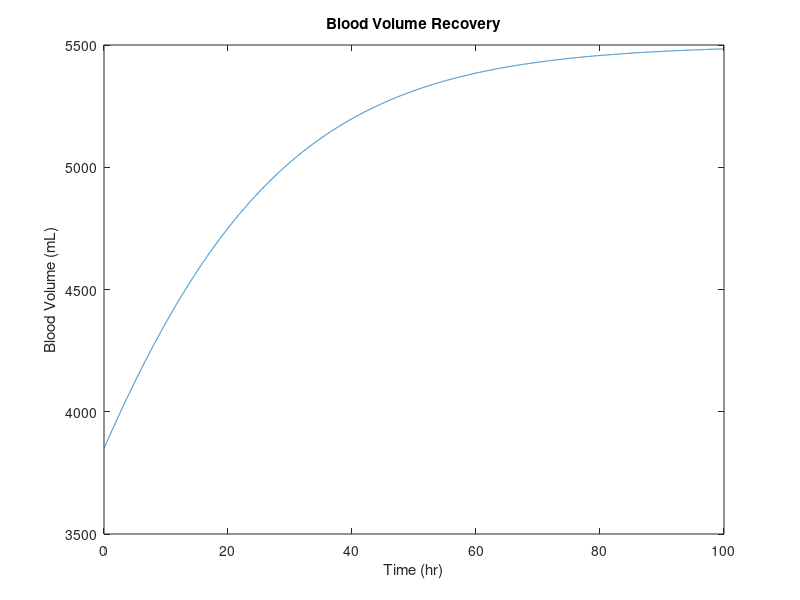
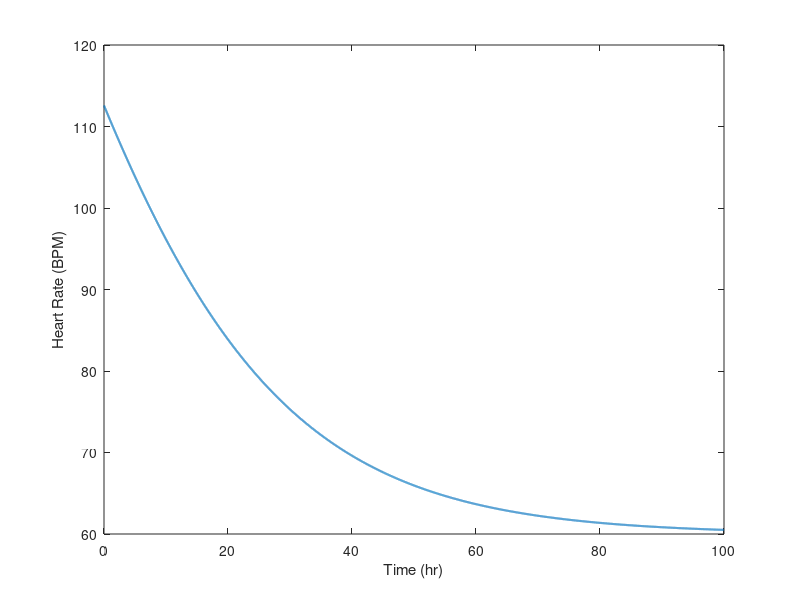

Reproduce these figures in MATLAB, in order.
function dynamicModel
    t = 0:0.01:100;
    volume = bloodVolumeRecovery(0,t,1650);
    plot(t,volume)
    xlabel('Time (hr)');
    ylabel('Blood Volume (mL)');
    title('Blood Volume Recovery');
    saveas(gcf, 'Blood Volume Recovery.png');
    HR = heartRate(volume,60);
    figure;
    plot(t,HR,'LineWidth',1.5)
    xlabel('Time (hr)');
    ylabel('Heart Rate (BPM)');
%     title('Heart Rate Recovery');
    saveas(gcf, 'Heart Rate Recovery.png');
  
    %disp(mean(Q_left_heart(2500:end)))

   
end

function volume = bloodVolumeRecovery(t0, tf,bloodLoss)
%Calculates an array of volumes of blood at different time periods after an
%inital blood loss
%Output:
    %volume - an array containing the volume of blood in mL in entire body
%Input: 
    %t0 - initial time when blood loss occurs (h)
    %tf - time during which instantaenous blood volume should be calculated (h)
    %bloodLoss - the amount of blood lost at t0 (mL)

%Set up variables
t = (tf - t0); %time (h) 
normalBV = 5500; %normal blood volume (mL)
V0 = 5500 - bloodLoss; 
k = 0.05; %blood replenishment rate

volume = normalBV./((normalBV-V0)/V0*exp(-k*t)+1);

end

function HR = heartRate(volume,HR0)
%Calculates the heart rate based on the current blood volume
%Outputs:
    %HR - heart rate in bpm
%Input:
    %volume - the volume of blood in mL
    %HR0 - the baseline heart rate


BL = 5500 - volume; %Calculate blood loss
LBNP = BL / 17.2619; %Convert blood loss to LBNP equivalent
HR = 0.55*LBNP + HR0;

end

function CO = cardiacOutputFraction(volume)
%Calculates fractional change in cardiac output adjusted for blood loss 
%Output:
    %CO - cardiac output fractional change (multiply with baseline cardiac
    %output for adjusted cardiac output
%Inputs: 
    
    %Volume - blood volume


BL = 5500 - volume; %Calculate blood loss
LBNP = BL / 17.2619; %Convert blood loss to LBNP equivalent
CO = -0.0075*LBNP + 1;
end


function [Q,VO2] = heartDynamic(volume)
%Calcualates fractional changes for organ blood flow and oxygen consumption
%based on the current blood volume
%Outputs:
    %Q - the fractional adjustment coefficient for heart rate
    %VO2 - the fractional adjustment coefficeint for oxygen consumption
%Inputs: 
    %volume - current blood volume in the body (not blood lost!)

%Adjusts blood flow rate to the heart
CO = cardiacOutputFraction(volume);
Q = CO; %Blood flow change to the heart is 1:1 with to cardiac output 
VO2 = 0.382 * CO + 0.618; %oxygen consumption decreases during shock 
end

function [Q,VO2] = brainDynamic(volume)
%Calcualates fractional changes for organ blood flow and oxygen consumption
%based on the current blood volume
%Outputs:
    %Q - the fractional adjustment coefficient for heart rate
    %VO2 - the fractional adjustment coefficeint for oxygen consumption
%Inputs: 
    %volume - current blood volume in the body (not blood lost!)

CO = cardiacOutputFraction(volume);


Q = 1; %Blood flow change does not change
VO2 = (CO * -1.5 +2.5); %oxygen consumption increases during shock
end

function Q = lungDynamic(volume)
%Calcualates fractional changes for organ blood flow and oxygen consumption
%based on the current blood volume
%Outputs:
    %Q - the fractional adjustment coefficient for heart rate
    %VO2 - the fractional adjustment coefficeint for oxygen consumption
%Inputs: 
    %volume - current blood volume in the body (not blood lost!)

CO = cardiacOutputFraction(volume);
fractionalVolume = volume / 5500;
Q = fractionalVolume * 2.1205 - 1.1259; %Blood flow change does not change

%Did not include lung fractional oxygen consumption because assumes same
end


function [Q,VO2] = liverDyanmic(volume)
%Calcualates fractional changes for organ blood flow and oxygen consumption
%based on the current blood volume
%Outputs:
    %Q - the fractional adjustment coefficient for heart rate
    %VO2 - the fractional adjustment coefficeint for oxygen consumption
%Inputs: 
    %volume - current blood volume in the body (not blood lost!)

CO = cardiacOutputFraction(volume);

Q = CO; 
VO2 = CO * 1.7 - 0.7;
end

function [Q,VO2] = kidneyDynamic(volume)
%Calcualates fractional changes for organ blood flow and oxygen consumption
%based on the current blood volume
%Outputs:
    %Q - the fractional adjustment coefficient for heart rate
    %VO2 - the fractional adjustment coefficeint for oxygen consumption
%Inputs: 
    %volume - current blood volume in the body (not blood lost!)

CO = cardiacOutputFraction(volume);

Q = CO * 1.82 - 0.82; 
VO2 = CO * 1.26 - 0.26; 
end




